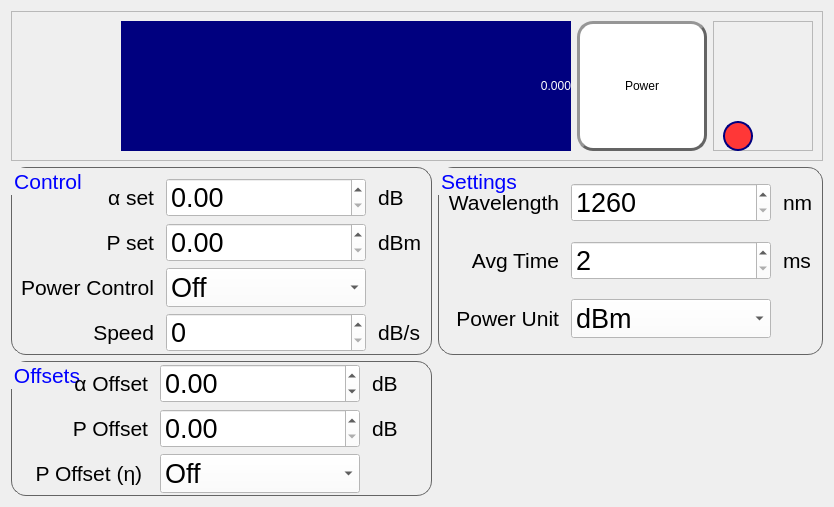
      <widget class="QWidget" name="tab_1">
       <property name="autoFillBackground">
        <bool>false</bool>
       </property>
       <attribute name="title">
        <string>Attenuator 1-&gt;2</string>
       </attribute>
       <layout class="QGridLayout" name="gridLayout_3">
        <item row="2" column="0">
         <widget class="QGroupBox" name="groupBox_3">
          <property name="font">
           <font>
            <pointsize>16</pointsize>
           </font>
          </property>
          <property name="styleSheet">
           <string notr="true">QGroupBox{
border-color: rgb(100, 100, 100);
border-width: 1px;        
border-style: solid;
border-radius: 15px;
}
QGroupBox:title{
color: rgb(0, 0, 255);
}</string>
          </property>
          <property name="title">
           <string>Offsets</string>
          </property>
          <layout class="QGridLayout" name="gridLayout_5">
           <property name="topMargin">
            <number>2</number>
           </property>
           <property name="bottomMargin">
            <number>2</number>
           </property>
           <property name="horizontalSpacing">
            <number>12</number>
           </property>
           <property name="verticalSpacing">
            <number>6</number>
           </property>
           <item row="0" column="0">
            <widget class="QLabel" name="label_19">
             <property name="maximumSize">
              <size>
               <width>150</width>
               <height>16777215</height>
              </size>
             </property>
             <property name="font">
              <font>
               <pointsize>16</pointsize>
              </font>
             </property>
             <property name="layoutDirection">
              <enum>Qt::LeftToRight</enum>
             </property>
             <property name="text">
              <string>&lt;p&gt;&amp;alpha; Offset&lt;/p&gt;</string>
             </property>
             <property name="alignment">
              <set>Qt::AlignRight|Qt::AlignTrailing|Qt::AlignVCenter</set>
             </property>
            </widget>
           </item>
           <item row="0" column="1">
            <widget class="QDoubleSpinBox" name="alpha_offset_1">
             <property name="minimumSize">
              <size>
               <width>200</width>
               <height>0</height>
              </size>
             </property>
             <property name="maximumSize">
              <size>
               <width>200</width>
               <height>16777215</height>
              </size>
             </property>
             <property name="font">
              <font>
               <pointsize>20</pointsize>
              </font>
             </property>
             <property name="styleSheet">
              <string notr="true">background-color: rgb(255, 255, 255);</string>
             </property>
             <property name="minimum">
              <double>-200.000000000000000</double>
             </property>
             <property name="maximum">
              <double>200.000000000000000</double>
             </property>
            </widget>
           </item>
           <item row="1" column="0">
            <widget class="QLabel" name="label_12">
             <property name="maximumSize">
              <size>
               <width>150</width>
               <height>16777215</height>
              </size>
             </property>
             <property name="font">
              <font>
               <pointsize>16</pointsize>
              </font>
             </property>
             <property name="text">
              <string>&lt;p&gt;&amp;Rho; Offset&lt;/p&gt;</string>
             </property>
             <property name="alignment">
              <set>Qt::AlignRight|Qt::AlignTrailing|Qt::AlignVCenter</set>
             </property>
            </widget>
           </item>
           <item row="0" column="2">
            <widget class="QLabel" name="label_15">
             <property name="maximumSize">
              <size>
               <width>50</width>
               <height>16777215</height>
              </size>
             </property>
             <property name="font">
              <font>
               <pointsize>16</pointsize>
              </font>
             </property>
             <property name="text">
              <string>dB</string>
             </property>
            </widget>
           </item>
           <item row="2" column="0">
            <widget class="QLabel" name="label_17">
             <property name="maximumSize">
              <size>
               <width>150</width>
               <height>16777215</height>
              </size>
             </property>
             <property name="font">
              <font>
               <pointsize>16</pointsize>
              </font>
             </property>
             <property name="text">
              <string>&lt;p&gt;&amp;Rho; Offset (&amp;eta;) &lt;/p&gt;</string>
             </property>
             <property name="alignment">
              <set>Qt::AlignRight|Qt::AlignTrailing|Qt::AlignVCenter</set>
             </property>
            </widget>
           </item>
           <item row="1" column="1">
            <widget class="QDoubleSpinBox" name="pwr_offset_1">
             <property name="minimumSize">
              <size>
               <width>200</width>
               <height>0</height>
              </size>
             </property>
             <property name="maximumSize">
              <size>
               <width>200</width>
               <height>16777215</height>
              </size>
             </property>
             <property name="font">
              <font>
               <pointsize>20</pointsize>
              </font>
             </property>
             <property name="styleSheet">
              <string notr="true">background-color: rgb(255, 255, 255);</string>
             </property>
            </widget>
           </item>
           <item row="1" column="2">
            <widget class="QLabel" name="label_16">
             <property name="maximumSize">
              <size>
               <width>50</width>
               <height>16777215</height>
              </size>
             </property>
             <property name="font">
              <font>
               <pointsize>16</pointsize>
              </font>
             </property>
             <property name="text">
              <string>dB</string>
             </property>
            </widget>
           </item>
           <item row="2" column="1">
            <widget class="QComboBox" name="pwr_n_1">
             <property name="minimumSize">
              <size>
               <width>200</width>
               <height>0</height>
              </size>
             </property>
             <property name="maximumSize">
              <size>
               <width>200</width>
               <height>16777215</height>
              </size>
             </property>
             <property name="font">
              <font>
               <pointsize>20</pointsize>
              </font>
             </property>
             <property name="styleSheet">
              <string notr="true">background-color: rgb(255, 255, 255);</string>
             </property>
             <property name="editable">
              <bool>false</bool>
             </property>
             <item>
              <property name="text">
               <string>Off</string>
              </property>
             </item>
             <item>
              <property name="text">
               <string>On</string>
              </property>
             </item>
            </widget>
           </item>
          </layout>
         </widget>
        </item>
        <item row="0" column="0" colspan="2">
         <widget class="QFrame" name="frame">
          <property name="sizePolicy">
           <sizepolicy hsizetype="Minimum" vsizetype="Preferred">
            <horstretch>0</horstretch>
            <verstretch>0</verstretch>
           </sizepolicy>
          </property>
          <property name="maximumSize">
           <size>
            <width>16777215</width>
            <height>150</height>
           </size>
          </property>
          <property name="autoFillBackground">
           <bool>false</bool>
          </property>
          <property name="frameShape">
           <enum>QFrame::StyledPanel</enum>
          </property>
          <property name="frameShadow">
           <enum>QFrame::Raised</enum>
          </property>
          <layout class="QHBoxLayout" name="horizontalLayout">
           <item>
            <spacer name="horizontalSpacer">
             <property name="orientation">
              <enum>Qt::Horizontal</enum>
             </property>
             <property name="sizeType">
              <enum>QSizePolicy::Fixed</enum>
             </property>
             <property name="sizeHint" stdset="0">
              <size>
               <width>100</width>
               <height>20</height>
              </size>
             </property>
            </spacer>
           </item>
           <item>
            <widget class="QLabel" name="main_disp_1">
             <property name="styleSheet">
              <string notr="true">color: rgb(255, 255, 255);
background-color: rgb(0, 0, 127);
font: 72pt &quot;MS Shell Dlg 2&quot;;</string>
             </property>
             <property name="text">
              <string>0.000</string>
             </property>
             <property name="alignment">
              <set>Qt::AlignRight|Qt::AlignTrailing|Qt::AlignVCenter</set>
             </property>
            </widget>
           </item>
           <item>
            <widget class="QPushButton" name="pwr_on_1">
             <property name="sizePolicy">
              <sizepolicy hsizetype="Minimum" vsizetype="Preferred">
               <horstretch>0</horstretch>
               <verstretch>0</verstretch>
              </sizepolicy>
             </property>
             <property name="minimumSize">
              <size>
               <width>130</width>
               <height>130</height>
              </size>
             </property>
             <property name="maximumSize">
              <size>
               <width>130</width>
               <height>16777215</height>
              </size>
             </property>
             <property name="styleSheet">
              <string notr="true">QPushButton{
	border-color: rgb(100, 100, 100);
	font: 20pt &quot;MS Shell Dlg 2&quot;;
	border-width: 3px;        
	border-style: outset;
	border-radius: 16px;
	background-color: rgb(255, 255, 255);
}
QPushButton::hover{
	background-color : rgb(215, 240, 255);
}
</string>
             </property>
             <property name="text">
              <string>Power</string>
             </property>
             <property name="checkable">
              <bool>true</bool>
             </property>
            </widget>
           </item>
           <item>
            <widget class="QFrame" name="frame_5">
             <property name="maximumSize">
              <size>
               <width>100</width>
               <height>16777215</height>
              </size>
             </property>
             <property name="frameShape">
              <enum>QFrame::StyledPanel</enum>
             </property>
             <property name="frameShadow">
              <enum>QFrame::Raised</enum>
             </property>
             <widget class="QLabel" name="pwr_led_1">
              <property name="geometry">
               <rect>
                <x>10</x>
                <y>100</y>
                <width>30</width>
                <height>30</height>
               </rect>
              </property>
              <property name="sizePolicy">
               <sizepolicy hsizetype="Fixed" vsizetype="Preferred">
                <horstretch>0</horstretch>
                <verstretch>0</verstretch>
               </sizepolicy>
              </property>
              <property name="minimumSize">
               <size>
                <width>30</width>
                <height>30</height>
               </size>
              </property>
              <property name="maximumSize">
               <size>
                <width>30</width>
                <height>30</height>
               </size>
              </property>
              <property name="styleSheet">
               <string notr="true">border-color: rgb(0, 0, 127);
border-width: 2px;        
border-style: solid;
border-radius: 15px;
background-color: rgb(255, 55, 55);

</string>
              </property>
              <property name="text">
               <string/>
              </property>
             </widget>
            </widget>
           </item>
          </layout>
         </widget>
        </item>
        <item row="1" column="1">
         <widget class="QGroupBox" name="groupBox_2">
          <property name="font">
           <font>
            <pointsize>16</pointsize>
           </font>
          </property>
          <property name="styleSheet">
           <string notr="true">QGroupBox{
border-color: rgb(100, 100, 100);
border-width: 1px;        
border-style: solid;
border-radius: 15px;
}
QGroupBox:title{
color: rgb(0, 0, 255);
}</string>
          </property>
          <property name="title">
           <string>Settings</string>
          </property>
          <layout class="QGridLayout" name="gridLayout_6">
           <property name="topMargin">
            <number>2</number>
           </property>
           <property name="bottomMargin">
            <number>2</number>
           </property>
           <property name="horizontalSpacing">
            <number>12</number>
           </property>
           <item row="0" column="0">
            <widget class="QLabel" name="label_3">
             <property name="maximumSize">
              <size>
               <width>200</width>
               <height>16777215</height>
              </size>
             </property>
             <property name="font">
              <font>
               <pointsize>16</pointsize>
              </font>
             </property>
             <property name="text">
              <string>Wavelength</string>
             </property>
             <property name="alignment">
              <set>Qt::AlignRight|Qt::AlignTrailing|Qt::AlignVCenter</set>
             </property>
            </widget>
           </item>
           <item row="2" column="0">
            <widget class="QLabel" name="label_10">
             <property name="maximumSize">
              <size>
               <width>200</width>
               <height>16777215</height>
              </size>
             </property>
             <property name="font">
              <font>
               <pointsize>16</pointsize>
              </font>
             </property>
             <property name="text">
              <string>Power Unit</string>
             </property>
             <property name="alignment">
              <set>Qt::AlignRight|Qt::AlignTrailing|Qt::AlignVCenter</set>
             </property>
            </widget>
           </item>
           <item row="1" column="0">
            <widget class="QLabel" name="label_9">
             <property name="maximumSize">
              <size>
               <width>200</width>
               <height>16777215</height>
              </size>
             </property>
             <property name="font">
              <font>
               <pointsize>16</pointsize>
              </font>
             </property>
             <property name="text">
              <string>Avg Time</string>
             </property>
             <property name="alignment">
              <set>Qt::AlignRight|Qt::AlignTrailing|Qt::AlignVCenter</set>
             </property>
            </widget>
           </item>
           <item row="0" column="2">
            <widget class="QLabel" name="label_20">
             <property name="maximumSize">
              <size>
               <width>50</width>
               <height>16777215</height>
              </size>
             </property>
             <property name="font">
              <font>
               <pointsize>16</pointsize>
              </font>
             </property>
             <property name="text">
              <string>nm</string>
             </property>
            </widget>
           </item>
           <item row="0" column="1">
            <widget class="QSpinBox" name="A_wavelength_1">
             <property name="minimumSize">
              <size>
               <width>200</width>
               <height>0</height>
              </size>
             </property>
             <property name="font">
              <font>
               <pointsize>20</pointsize>
              </font>
             </property>
             <property name="styleSheet">
              <string notr="true">background-color: rgb(255, 255, 255);</string>
             </property>
             <property name="minimum">
              <number>1260</number>
             </property>
             <property name="maximum">
              <number>1640</number>
             </property>
            </widget>
           </item>
           <item row="2" column="1">
            <widget class="QComboBox" name="A_pwr_unit_1">
             <property name="minimumSize">
              <size>
               <width>200</width>
               <height>0</height>
              </size>
             </property>
             <property name="maximumSize">
              <size>
               <width>200</width>
               <height>16777215</height>
              </size>
             </property>
             <property name="font">
              <font>
               <pointsize>20</pointsize>
              </font>
             </property>
             <property name="styleSheet">
              <string notr="true">background-color: rgb(255, 255, 255);</string>
             </property>
             <property name="editable">
              <bool>false</bool>
             </property>
             <property name="currentIndex">
              <number>0</number>
             </property>
             <property name="sizeAdjustPolicy">
              <enum>QComboBox::AdjustToContentsOnFirstShow</enum>
             </property>
             <property name="minimumContentsLength">
              <number>0</number>
             </property>
             <item>
              <property name="text">
               <string>dBm</string>
              </property>
             </item>
             <item>
              <property name="text">
               <string>W</string>
              </property>
             </item>
            </widget>
           </item>
           <item row="1" column="2">
            <widget class="QLabel" name="label_23">
             <property name="font">
              <font>
               <pointsize>16</pointsize>
              </font>
             </property>
             <property name="text">
              <string>ms</string>
             </property>
            </widget>
           </item>
           <item row="1" column="1">
            <widget class="QSpinBox" name="A_avg_time_1">
             <property name="font">
              <font>
               <pointsize>20</pointsize>
              </font>
             </property>
             <property name="styleSheet">
              <string notr="true">background-color: rgb(255, 255, 255);</string>
             </property>
             <property name="minimum">
              <number>2</number>
             </property>
             <property name="maximum">
              <number>1000</number>
             </property>
            </widget>
           </item>
          </layout>
         </widget>
        </item>
        <item row="1" column="0">
         <widget class="QGroupBox" name="groupBox">
          <property name="font">
           <font>
            <pointsize>16</pointsize>
           </font>
          </property>
          <property name="styleSheet">
           <string notr="true">QGroupBox{
border-color: rgb(100, 100, 100);
border-width: 1px;        
border-style: solid;
border-radius: 15px;
}
QGroupBox:title{
color: rgb(0, 0, 255);
}</string>
          </property>
          <property name="title">
           <string>Control</string>
          </property>
          <layout class="QGridLayout" name="gridLayout_4">
           <property name="topMargin">
            <number>10</number>
           </property>
           <property name="bottomMargin">
            <number>2</number>
           </property>
           <property name="horizontalSpacing">
            <number>12</number>
           </property>
           <property name="verticalSpacing">
            <number>6</number>
           </property>
           <item row="1" column="0">
            <widget class="QLabel" name="label_4">
             <property name="maximumSize">
              <size>
               <width>150</width>
               <height>16777215</height>
              </size>
             </property>
             <property name="font">
              <font>
               <pointsize>16</pointsize>
              </font>
             </property>
             <property name="text">
              <string>&lt;p&gt;&amp;Rho; set&lt;/p&gt;</string>
             </property>
             <property name="alignment">
              <set>Qt::AlignRight|Qt::AlignTrailing|Qt::AlignVCenter</set>
             </property>
            </widget>
           </item>
           <item row="0" column="2">
            <widget class="QLabel" name="label_7">
             <property name="maximumSize">
              <size>
               <width>50</width>
               <height>16777215</height>
              </size>
             </property>
             <property name="font">
              <font>
               <pointsize>16</pointsize>
              </font>
             </property>
             <property name="text">
              <string>dB</string>
             </property>
            </widget>
           </item>
           <item row="2" column="0">
            <widget class="QLabel" name="label_5">
             <property name="maximumSize">
              <size>
               <width>150</width>
               <height>16777215</height>
              </size>
             </property>
             <property name="font">
              <font>
               <pointsize>16</pointsize>
              </font>
             </property>
             <property name="text">
              <string>Power Control</string>
             </property>
             <property name="alignment">
              <set>Qt::AlignRight|Qt::AlignTrailing|Qt::AlignVCenter</set>
             </property>
            </widget>
           </item>
           <item row="1" column="1">
            <widget class="QDoubleSpinBox" name="pwr_set_1">
             <property name="minimumSize">
              <size>
               <width>200</width>
               <height>0</height>
              </size>
             </property>
             <property name="maximumSize">
              <size>
               <width>200</width>
               <height>16777215</height>
              </size>
             </property>
             <property name="font">
              <font>
               <pointsize>20</pointsize>
              </font>
             </property>
             <property name="styleSheet">
              <string notr="true">background-color: rgb(255, 255, 255);</string>
             </property>
            </widget>
           </item>
           <item row="1" column="2">
            <widget class="QLabel" name="label_8">
             <property name="maximumSize">
              <size>
               <width>50</width>
               <height>16777215</height>
              </size>
             </property>
             <property name="font">
              <font>
               <pointsize>16</pointsize>
              </font>
             </property>
             <property name="text">
              <string>dBm</string>
             </property>
            </widget>
           </item>
           <item row="0" column="1">
            <widget class="QDoubleSpinBox" name="alpha_set_1">
             <property name="minimumSize">
              <size>
               <width>200</width>
               <height>0</height>
              </size>
             </property>
             <property name="maximumSize">
              <size>
               <width>200</width>
               <height>16777215</height>
              </size>
             </property>
             <property name="font">
              <font>
               <pointsize>20</pointsize>
              </font>
             </property>
             <property name="styleSheet">
              <string notr="true">background-color: rgb(255, 255, 255);</string>
             </property>
            </widget>
           </item>
           <item row="0" column="0">
            <widget class="QLabel" name="label_2">
             <property name="maximumSize">
              <size>
               <width>150</width>
               <height>16777215</height>
              </size>
             </property>
             <property name="font">
              <font>
               <pointsize>16</pointsize>
              </font>
             </property>
             <property name="text">
              <string>&lt;p&gt;&amp;alpha; set&lt;/p&gt;</string>
             </property>
             <property name="alignment">
              <set>Qt::AlignRight|Qt::AlignTrailing|Qt::AlignVCenter</set>
             </property>
            </widget>
           </item>
           <item row="2" column="1">
            <widget class="QComboBox" name="pwr_crtl_1">
             <property name="minimumSize">
              <size>
               <width>200</width>
               <height>0</height>
              </size>
             </property>
             <property name="maximumSize">
              <size>
               <width>200</width>
               <height>16777215</height>
              </size>
             </property>
             <property name="font">
              <font>
               <pointsize>20</pointsize>
              </font>
             </property>
             <property name="styleSheet">
              <string notr="true">background-color: rgb(255, 255, 255);</string>
             </property>
             <property name="editable">
              <bool>false</bool>
             </property>
             <item>
              <property name="text">
               <string>Off</string>
              </property>
             </item>
             <item>
              <property name="text">
               <string>On</string>
              </property>
             </item>
            </widget>
           </item>
           <item row="3" column="1">
            <widget class="QSpinBox" name="speed_1">
             <property name="minimumSize">
              <size>
               <width>200</width>
               <height>0</height>
              </size>
             </property>
             <property name="maximumSize">
              <size>
               <width>200</width>
               <height>16777215</height>
              </size>
             </property>
             <property name="font">
              <font>
               <pointsize>20</pointsize>
              </font>
             </property>
             <property name="styleSheet">
              <string notr="true">background-color: rgb(255, 255, 255);</string>
             </property>
            </widget>
           </item>
           <item row="3" column="2">
            <widget class="QLabel" name="label_13">
             <property name="maximumSize">
              <size>
               <width>50</width>
               <height>16777215</height>
              </size>
             </property>
             <property name="font">
              <font>
               <pointsize>16</pointsize>
              </font>
             </property>
             <property name="text">
              <string>dB/s</string>
             </property>
            </widget>
           </item>
           <item row="3" column="0">
            <widget class="QLabel" name="label_6">
             <property name="maximumSize">
              <size>
               <width>150</width>
               <height>16777215</height>
              </size>
             </property>
             <property name="font">
              <font>
               <pointsize>16</pointsize>
              </font>
             </property>
             <property name="text">
              <string>Speed</string>
             </property>
             <property name="alignment">
              <set>Qt::AlignRight|Qt::AlignTrailing|Qt::AlignVCenter</set>
             </property>
            </widget>
           </item>
          </layout>
         </widget>
        </item>
       </layout>
      </widget>
